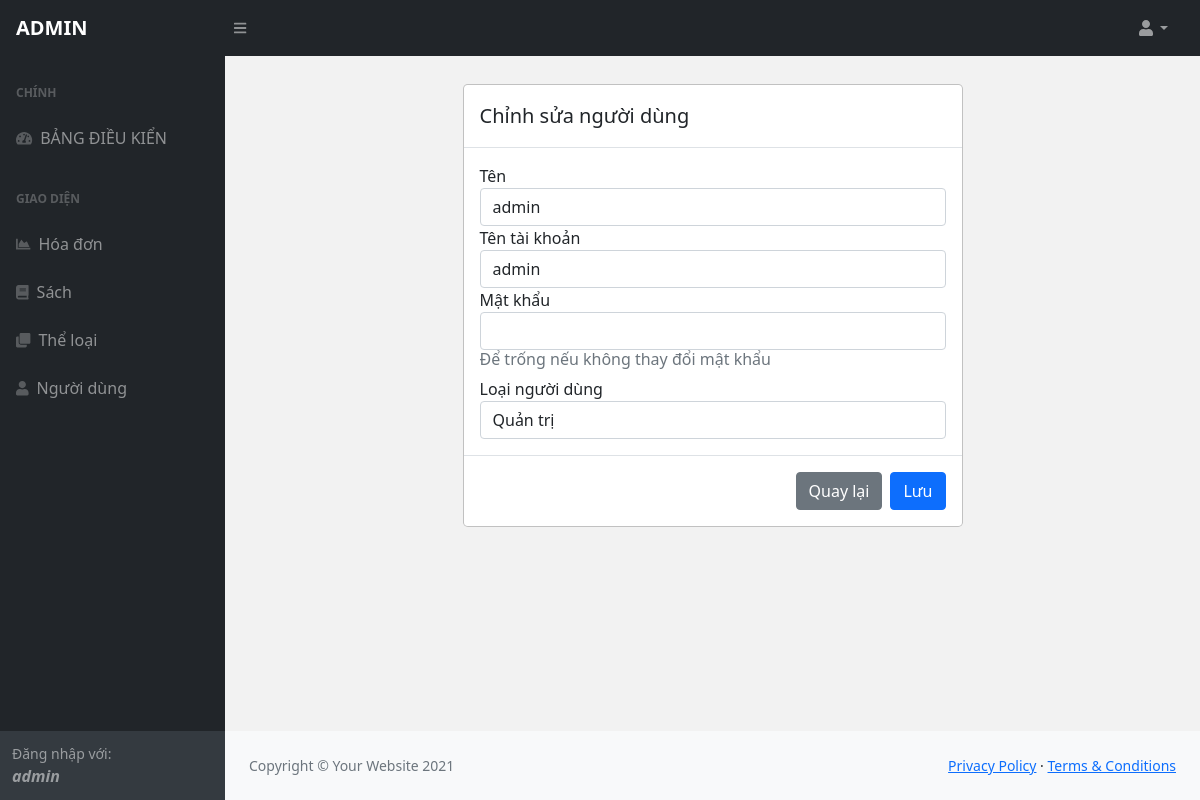
The page /admin/editUser.php?id=5 (signed in) on the database its author committed.
### tables this page shows
CREATE TABLE `users` (
  `id` int(11) NOT NULL,
  `name` text NOT NULL,
  `username` varchar(200) NOT NULL,
  `password` varchar(32) NOT NULL,
  `type` tinyint(1) NOT NULL
);

### admin/editUser.php (the view, shortened to what this page needs)
<?php
include './menu.php';
$id = $_GET['id'];
$user = "SELECT * FROM `users` WHERE `users`.`id` = '$id'";
$result = $conn->query($user);
if ($result->num_rows > 0) {
   $row = $result->fetch_assoc();
   $name = $row['name'];
   $username = $row['username'];
   $type = $row['type'];
} else {
   header("Location: 404.php");
}
?>
<div id="layoutSidenav" style="background-color: #f2f2f2;">
   <?php include './head.php' ?>
   <div id="layoutSidenav_content">
      <div class="" id="edit" tabindex="-1" aria-labelledby="exampleModalLabel" aria-hidden="true">
         <form action="./editUser.php?id=<?= $id ?>" method="post">
            <div class="modal-dialog">
               <div class="modal-content">
                  <div class="modal-header">
                     <h5 class="modal-title" id="exampleModalLabel">Chỉnh sửa người dùng</h5>
                  </div>
                  <div class="modal-body">
                     <label for="name">Tên</label>
                     <input type="text" id="name" name="name" class="form-control" value="<?= isset($name) ? $name : "" ?>" required>
                     <label for="username">Tên tài khoản</label>
                     <input type="text" id="username" name="username" class="form-control" value="<?= isset($username) ? $username : "" ?>" required>
                     <label for="password">Mật khẩu</label>
                     <input type="password" id="password" name="password" class="form-control" value="">
                     <p class="text-muted h6">Để trống nếu không thay đổi mật khẩu</p>
                     <label for="type">Loại người dùng</label>
                     <select id="type" name="type" class="form-control">
                        <option <?= $type == 1 ? 'selected' : '' ?> value="1">Quản trị</option>
                     </select>
                  </div>
                  <div class="modal-footer ">
                     <a href="./users.php" class="btn btn-secondary">Quay lại</a>
                     <input type="submit" name="submit" value="Lưu" class="btn btn-primary">
                  </div>
               </div>
            </div>
         </form>
      </div>
      <?php include './footer.php'; ?>
   </div>
</div>
<?php include './foot.php'; ?>

### rows shown on the page
users: name "admin", username "admin", type "Quản trị"

### other values the page prints
$_SESSION['name'] "admin"
